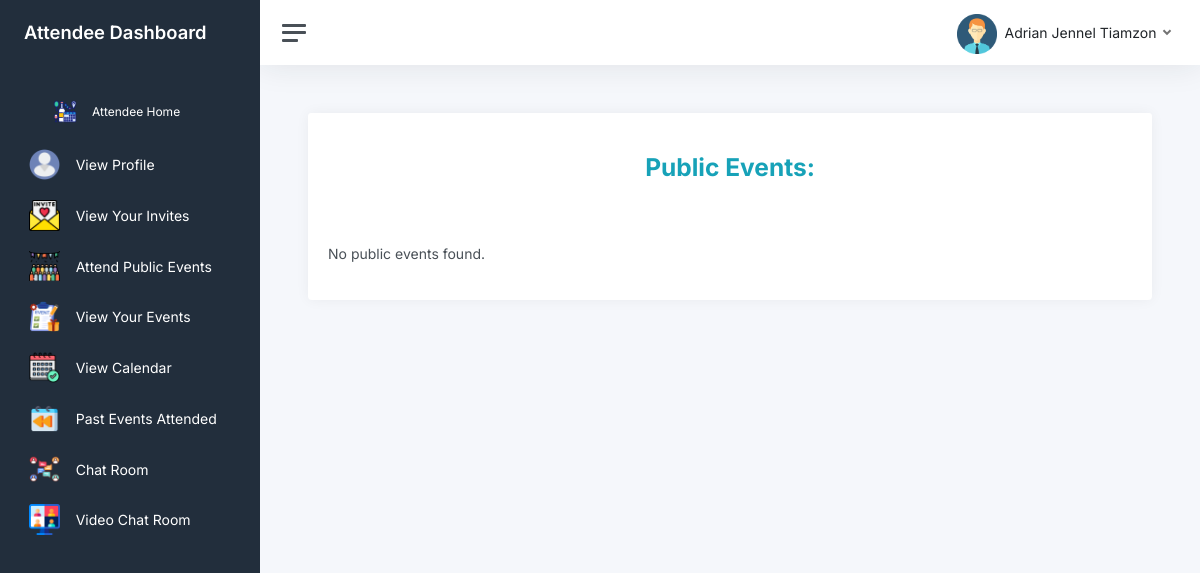
The app's page /attendee_browse (signed in), older data.
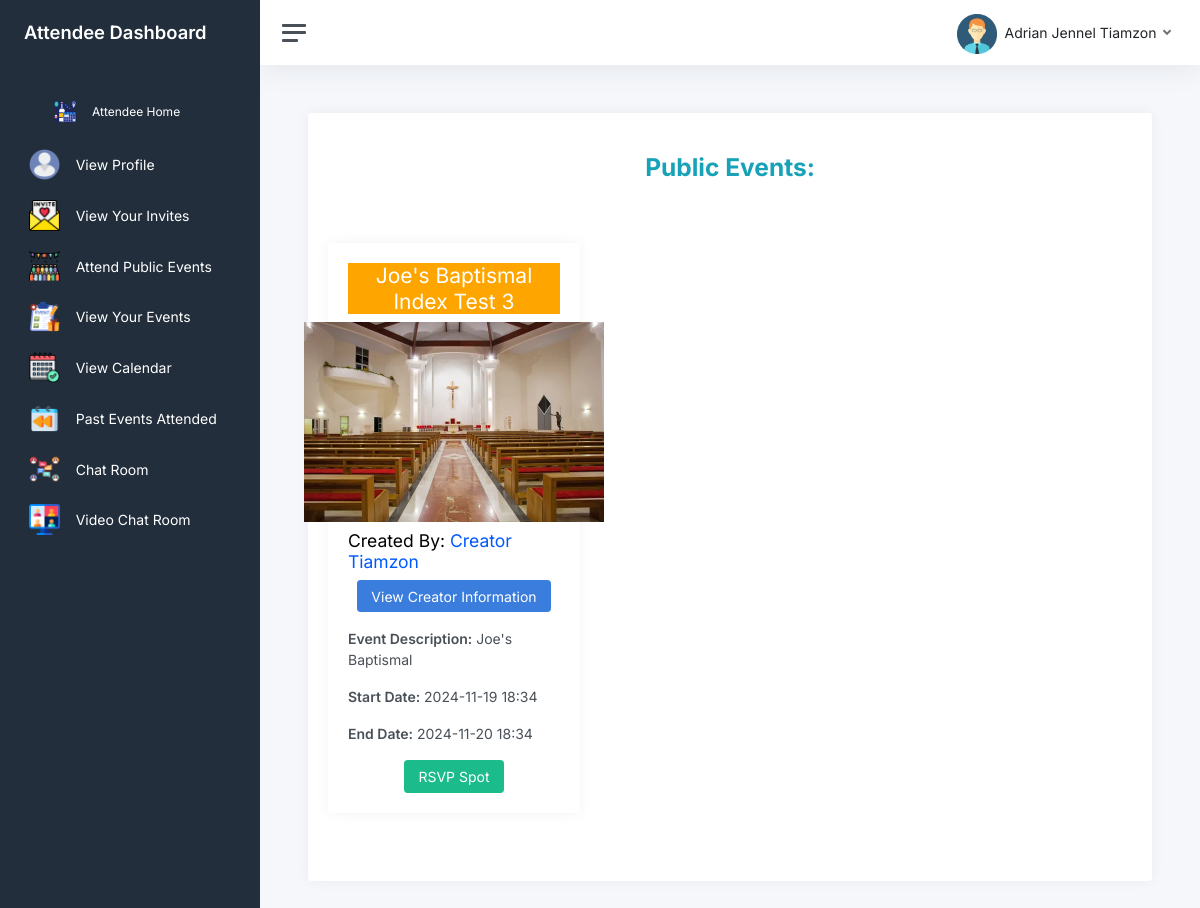
The same page, newer data.
### website/models.py (models this page shows)
class Event_records12(db.Model):
    id = db.Column(db.Integer, primary_key=True)
    event_name = db.Column(db.String)
    event_desc = db.Column(db.String)
    event_type = db.Column(db.String)
    event_privacy = db.Column(db.String)
    data1 = db.Column(db.String)
    room_code = db.Column(db.String)
    date_created = db.Column(db.DateTime(timezone=True), default=func.now())
    creator_id = db.Column(db.Integer, db.ForeignKey('users9.id'))  # Link to the user who created it
    rsvp_attendees = db.Column(db.String, index=True, default='')
    invited_attendees = db.Column(db.String, index=True, default='')
    max_attendee_num = db.Column(db.Integer)
    start_date = db.Column(db.DateTime)
    end_date = db.Column(db.DateTime)
    total_cost = db.Column(db.Float)  # New column to store the total cost of the event
    supplier_hired_status = db.Column(db.String, nullable=True)  # New field to store hire status as JSON
    image_path = db.Column(db.String)

### website/views_attendee.py (the view)
@views_attendee.route('/attendee_browse', methods=['GET', 'POST'])
def attendee_browse():
    if current_user.role != "Attendee":
        return redirect(url_for('views.role'))
    public_events = Event_records12.query.filter_by(event_privacy="Public").all()
    events_data = []
    for event in public_events:
        creator = Users9.query.get(event.creator_id)
        creator_name = f"{creator.first_name} {creator.last_name}" if creator else "Unknown"
        events_data.append({
            'event_name': event.event_name,
            'event_desc': event.event_desc,
            'creator_name': creator_name,
            'room_code': event.room_code,
            'image_path': event.image_path,
            'start_date': event.start_date.strftime("%Y-%m-%d %H:%M"),
            'end_date': event.end_date.strftime("%Y-%m-%d %H:%M")
        })
    return render_template('attendee_browse.html', user=current_user, name=current_user.fullname, public_events=events_data)

### website/templates/attendee_browse.html (shortened to what the changed rows need)
{% extends "base.html" %}{% block title %}Browse Public Events {% endblock %} {%
block content %}
<div class="main">
  <main class="content">
    <div class="container-fluid p-0">
      <div class="row">
        <div class="col-12">
          <div class="card">
            <div class="card-header">
              <h2 class="my-4" style="text-align: center">
                <span class="text-info font-weight-bold">Public Events:</span>
              </h2>
            </div>
            <div class="card-body">
              <div class="row">
                {% if public_events %} {% for event in public_events %}
                <div class="col-md-4 mb-4">
                  <div class="card event-card">
                    <div class="card-body">
                      <h3
                        style="
                          color: white;
                          background-color: orange;
                          text-align: center;
                        "
                        style="background-color: blue"
                      >
                        {{ event.event_name }}
                      </h3>
                      <div class="d-flex justify-content-center">
                        <img
                          src="{{ url_for('static', filename='uploads/' + event.image_path) }}"
                          alt="Event Image"
                          class="img-fluid mb-2"
                          style="
                            max-width: 300px;
                            max-height: 200px;
                            object-fit: cover;
                          "
                        />
                      </div>
                      <h4>
                        Created By:
                        <span style="color: rgb(0, 89, 255)"
                          >{{ event.creator_name }}</span
                        >
                      </h4>
                      <div class="d-flex justify-content-center">
                        <form
                          action="/view_creator_info"
                          method="POST"
                          class="view-creator-info-form mb-3"
                        >
                          <button type="submit" class="btn btn-primary">
                            View Creator Information
                          </button>
                        </form>
                      </div>
                      <p class="card-text">
                        <strong>Event Description:</strong> {{ event.event_desc
                        }}
                      </p>
                      <p class="card-text">
                        <strong>Start Date:</strong> {{ event.start_date }}
                      </p>
                      <p class="card-text">
                        <strong>End Date:</strong> {{ event.end_date }}
                      </p>
                      <div class="d-flex justify-content-center">
                        <form
                          id="rsvp-form-{{ event.event_name }}"
                          action="/rsvp_spot"
                          method="POST"
                        >
                          <button type="submit" class="btn btn-success">
                            RSVP Spot
                          </button>
                        </form>
                      </div>
                    </div>
                  </div>
                </div>
                {% endfor %} {% else %}
                <p>No public events found.</p>
                {% endif %}
              </div>
            </div>
          </div>
        </div>
      </div>
    </div>
  </main>
</div>
{% endblock %}

Row changes from the older to the newer data that the page shows:
added Event_records12: event_name "Joe's Baptismal Index Test 3", image_path (picture), creator_name "Creator Tiamzon", event_desc "Joe's Baptismal", start_date "2024-11-19 18:34", end_date "2024-11-20 18:34"
Text that changed along with them:
text no longer shown: "No public events found."
